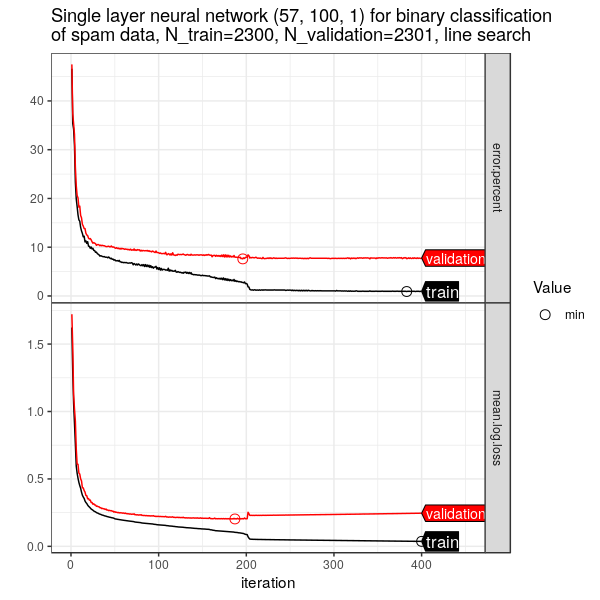

The script that saved this image:
library(ggplot2)
library(data.table)
library(directlabels)

data(spam, package="ElemStatLearn") 
head(spam)
head(y.vec <- ifelse(spam$spam=="spam", 1, -1))
table(y.vec)
head(X.mat <- as.matrix(subset(spam, select=-spam)))

data(ozone, package="ElemStatLearn") 
head(ozone)
head(y.vec <- ozone$ozone)
head(X.mat <- as.matrix(subset(ozone, select=-ozone)))

is.binary <- all(y.vec %in% c(1, -1))
line.search.factor <- NULL
line.search.factor <- 3
step.size <- 1
n.hidden.units <- 100 # u
n.folds <- 2
max.iterations <- 200
logistic.loss <- function(pred, y){
  log(1+exp(-y * pred))
}
sigmoid <- function(a){
  1/(1+exp(-a))
}
set.seed(2)
(unique.folds <- 1:n.folds)
fold.vec <- sample(rep(unique.folds, l=nrow(X.mat)))
validation.fold <- 1
is.train <- fold.vec != validation.fold
set.list <- list(
  train=is.train,
  validation=!is.train)
table(is.train)
X.train <- X.mat[is.train, ]
dim(X.mat)
dim(X.train)
y.train <- y.vec[is.train]
length(y.vec)
length(y.train)
##Scaling.
head(X.sc <- scale(X.train))
str(X.sc)
##attr(X.sc, "scaled:center")
attr(X.sc, "scaled:scale")
V <- matrix(rnorm(ncol(X.sc)*n.hidden.units), ncol(X.sc), n.hidden.units)
w <- rnorm(n.hidden.units)
iteration.dt.list <- list()
iteration.vec <- 1:max.iterations

iteration.vec <- seq(iteration+1, iteration+max.iterations)
for(iteration in iteration.vec){
  head(A <- X.sc %*% V) #1
  head(Z <- sigmoid(A)) #2
  head(b <- as.numeric(Z %*% w))
  ## Y <- diag(y.train)
  ## system.time({
  ##   head(delta.w <- as.numeric(-Y %*%  (sigmoid(-Y %*% b))))
  ## })
  dw <- if(is.binary){
    -y.train * sigmoid(-y.train * b)
  }else{
    b-y.train
  }
  ## all.equal(dw, delta.w)
  ## identical(dw, delta.w)
  head(A.deriv <- Z * (1-Z))
  ## system.time({
  ##   head(delta.v <- diag(dw) %*% A.deriv %*% diag(as.numeric(w)))
  ## })
  system.time({
    head(dv <- unname(dw * A.deriv * matrix(w, nrow(A.deriv), ncol(A.deriv), byrow=TRUE)))
  })
  ##all.equal(delta.v, dv)
  grad.w <- t(Z) %*% dw / nrow(X.sc)
  grad.V <- t(X.sc) %*% dv / nrow(X.sc)
  ## take a step.
  cost.w.V <- function(w.vec, V.mat){
    b <- sigmoid(X.sc %*% V.mat) %*% w.vec
    mean(logistic.loss(b, y.train))
  }
  cost.step <- function(step){
    cost.w.V(w-step*grad.w, V-step*grad.V)
  }
  if(is.numeric(line.search.factor)){
    while(cost.step(step.bigger <- step.size*line.search.factor) < cost.step(step.size)){
      step.size <- step.bigger
    }
    while(cost.step(step.smaller <- step.size/line.search.factor) < cost.step(step.size)){
      step.size <- step.smaller
    }
  }
  print(step.size)
  if(FALSE){
    curve(sapply(x, cost.step), 0, 300)
  }
  w <- w - step.size * grad.w
  V <- V - step.size * grad.V
  predict.sc <- function(X.tilde){
    A.mat <- X.tilde %*% V
    sigmoid(A.mat) %*% w
  }
  predict1.orig <- function(X.unsc){
    X.tilde <- scale(
      X.unsc, attr(X.sc, "scaled:center"), attr(X.sc, "scaled:scale"))
    predict.sc(X.tilde)
  }
  V.orig <- V/attr(X.sc, "scaled:scale")
  b.orig <- - t(V) %*% diag(attr(X.sc, "scaled:scale")) %*% attr(X.sc, "scaled:center")
  ## need to divide by scale (not multiply!)
  system.time({
    b.orig <- - t(V) %*% diag(1/attr(X.sc, "scaled:scale")) %*% attr(X.sc, "scaled:center")
  })
  system.time({
    b.orig <- - t(V/attr(X.sc, "scaled:scale")) %*% attr(X.sc, "scaled:center")
  })
  V.with.intercept <- rbind(intercept=as.numeric(b.orig), V.orig)
  predict2.orig <- function(X.unsc){
    A.mat <- cbind(1, X.unsc) %*% V.with.intercept
    sigmoid(A.mat) %*% w
  }
  rbind(
    as.numeric(head(predict.sc(X.sc))),
    as.numeric(head(predict1.orig(X.train))),
    as.numeric(head(predict2.orig(X.train))))
  ## train/validation error.
  pred.vec <- as.numeric(predict2.orig(X.mat))
  is.error <- ifelse(pred.vec > 0, 1, -1) != y.vec
  log.loss <- logistic.loss(pred.vec, y.vec)
  square.loss <- (y.vec-pred.vec)^2
  iteration.dt.list[[iteration]] <- print(data.table(
    set=ifelse(is.train, "train", "validation"),
    is.error, square.loss,
    log.loss)[, list(
      iteration,
      mean.square.loss=mean(square.loss),
      error.percent=mean(is.error)*100,
      mean.log.loss=mean(log.loss)
      ), by=list(set)])
}
iteration.dt <- do.call(rbind, iteration.dt.list)

iterations.tall <- melt(
  iteration.dt,
  measure.vars=c("error.percent", "mean.log.loss"))
min.tall <- iterations.tall[, .SD[which.min(value)], by=list(variable, set)]
set.colors <- c(
  train="black",
  validation="red")
gg <- ggplot()+
  ggtitle(paste(
    "Single layer neural network (57, 100, 1) for binary classification",
    "of spam data, N_train=2300, N_validation=2301, line search", sep="\n"))+
  theme_bw()+
  theme(panel.margin=grid::unit(0, "lines"))+
  scale_color_manual(values=set.colors)+
  facet_grid(variable ~ ., scales="free")+
  geom_line(aes(
    iteration, value, color=set),
    data=iterations.tall)+
  scale_shape_manual(values=c(min=1))+
  geom_point(aes(
    iteration, value, color=set, shape=Value),
    size=3,
    data=data.table(Value="min", min.tall))+
  ylab("")+
  scale_x_continuous(limits=c(0, 450))
dl <- direct.label(gg, "last.polygons")
png("figure-nnet-spam.png", 6, 6, units="in", res=100)
print(dl)
dev.off()

fit <- glmnet::glmnet(X.train, y.train, family="binomial", alpha=0)
pred.mat <- predict(fit, X.mat)
loss.mat <- logistic.loss(pred.mat, y.vec)
err.mat <- ifelse(pred.mat > 0, 1, -1) != y.vec
glmnet.dt.list <- list()
for(set.name in names(set.list)){
  is.set <- set.list[[set.name]]
  glmnet.dt.list[[set.name]] <- data.table(
    set=set.name,
    lambda=fit$lambda,
    lambda.i=seq_along(fit$lambda),
    error.percent=colMeans(err.mat[is.set,])*100,
    mean.log.loss=colMeans(loss.mat[is.set,]))
}
(glmnet.dt <- do.call(rbind, glmnet.dt.list))
gg <- ggplot()+
  theme_bw()+
  scale_color_manual(values=set.colors)+
  theme(panel.margin=grid::unit(0, "lines"))+
  geom_line(aes(
    lambda.i, mean.log.loss, color=set),
    data=glmnet.dt)
dl <- direct.label(gg, "last.polygons")
print(dl)

combine.dt <- rbind(
  glmnet.dt[, data.table(
    model="Linear model complexity -log(lambda)",
    x=-log(lambda), mean.log.loss, error.percent, set)],
  iteration.dt[, data.table(
    model="Neural network iterations",
    x=iteration, mean.log.loss, error.percent, set)])
blank.dt <- combine.dt[, {
  x.width <- max(x)-min(x)
  data.table(x=max(x)+x.width/5, mean.log.loss=Inf)
}, by=list(model)]
combine.tall <- melt(
  combine.dt, measure.vars=c("mean.log.loss", "error.percent"))
best.linear <- combine.tall[{
  grepl("Linear", model) & set=="validation"
}, {
  .SD[which.min(value)]
}, by=list(variable)]
gg <- ggplot()+
  theme_bw()+
  scale_color_manual(values=set.colors)+
  theme(panel.margin=grid::unit(0, "lines"))+
  facet_grid(variable ~ model, scales="free")+
  geom_blank(aes(
    x, mean.log.loss),
    data=blank.dt)+
  geom_line(aes(
    x, value, color=set),
    data=combine.tall)+
  geom_hline(aes(
    yintercept=value, color=set),
    data=best.linear[, .(value, set, variable)],
    alpha=0.5)+
  geom_text(aes(
    -Inf, value, label=" best linear model", color=set),
    hjust=0,
    vjust=-0.5,
    data=best.linear)+
  xlab("")+
  ylab("")
dl <- direct.label(gg, "last.polygons")
png("figure-nnet-spam-compare-linear.png", 6, 6, units="in", res=100)
print(dl)
dev.off()
